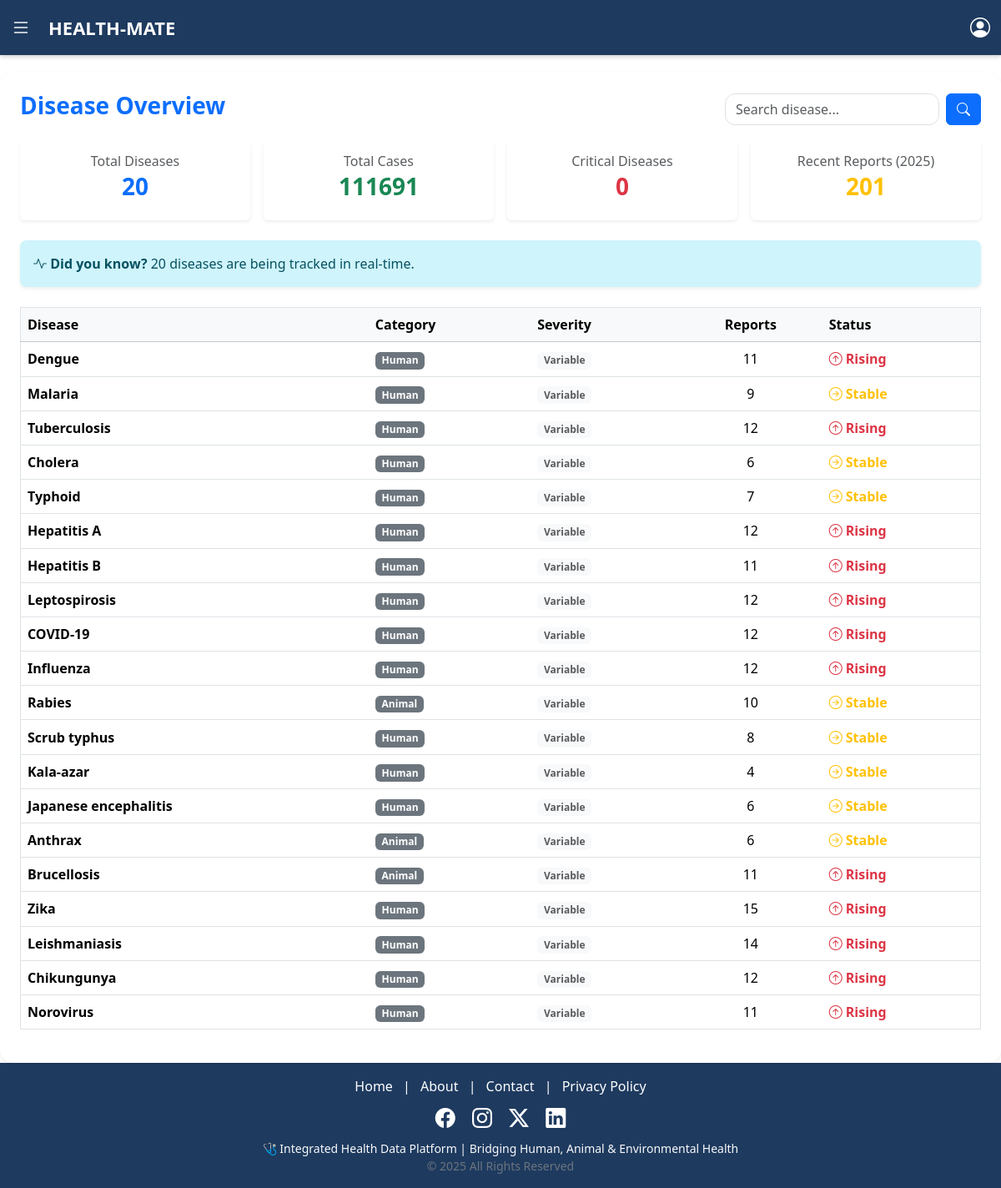
/diseases/, run on the app's committed database.
### test1/models.py (models this page shows, shortened)
class Disease(models.Model):
    CATEGORY_CHOICES = [
        ('human', 'Human'),
        ('animal', 'Animal'),
        ('environmental', 'Environmental'),
    ]
    name = models.CharField(max_length=100)
    category = models.CharField(max_length=20, choices=CATEGORY_CHOICES)
    symptoms = models.TextField(blank=True)
    severity = models.CharField(max_length=50, blank=True)

### test1/views.py (the view)
# urls.py: path('diseases/', views.diseases_view, name='diseases_view'),
def diseases_view(request):
    diseases = Disease.objects.annotate(report_count=Count('report'))
    total_diseases = diseases.count()
    total_reports = Report.objects.count()
    critical_diseases = diseases.filter(severity__icontains="High").count()
    total_cases = Report.objects.aggregate(total_cases=Sum('number_of_cases'))['total_cases'] or 0
    recent_reports = Report.objects.filter(date_reported__year=2025).count()
    chart_data = [
        {'name': d.name, 'report_count': d.report_count or 0}
        for d in diseases
    ]
    context = {
        'diseases': diseases,
        'total_diseases': total_diseases,
        'total_cases': total_cases,
        'critical_diseases': critical_diseases,
        'recent_reports': recent_reports,
        'chart_data': chart_data,
    }
    return render(request, 'test1/diseases.html', context)

### test1/templates/test1/diseases.html (shortened to what this page needs)
{% extends "test1/base.html" %}
{% block content %}
<div class="container-fluid bg-white rounded-4 shadow-sm p-4">
  <div class="d-flex justify-content-between align-items-center mb-3">
    <h3 class="fw-semibold text-primary">Disease Overview</h3>
    <form method="get" class="d-flex" role="search">
      <input type="text" name="q" value="{{ request.GET.q }}" class="form-control me-2" placeholder="Search disease...">
      <button class="btn btn-primary" type="submit"><i class="bi bi-search"></i></button>
    </form>
  </div>
  <div class="row g-3 mb-4">
    <div class="col-md-3">
      <div class="card text-center border-0 shadow-sm p-3 summary-card">
        <h6 class="text-muted mb-1">Total Diseases</h6>
        <h3 class="fw-bold text-primary">{{ total_diseases }}</h3>
      </div>
    </div>
    <div class="col-md-3">
      <div class="card text-center border-0 shadow-sm p-3 summary-card">
        <h6 class="text-muted mb-1">Total Cases</h6>
        <h3 class="fw-bold text-success">{{ total_cases }}</h3>
      </div>
    </div>
    <div class="col-md-3">
      <div class="card text-center border-0 shadow-sm p-3 summary-card">
        <h6 class="text-muted mb-1">Critical Diseases</h6>
        <h3 class="fw-bold text-danger">{{ critical_diseases }}</h3>
      </div>
    </div>
    <div class="col-md-3">
      <div class="card text-center border-0 shadow-sm p-3 summary-card">
        <h6 class="text-muted mb-1">Recent Reports (2025)</h6>
        <h3 class="fw-bold text-warning">{{ recent_reports }}</h3>
      </div>
    </div>
  </div>
  <div class="alert alert-info border-0 shadow-sm rounded-3">
    <i class="bi bi-activity"></i>
    <strong>Did you know?</strong> {{ diseases|length }} diseases are being tracked in real-time.
  </div>
  <div class="table-responsive mt-4">
    <table class="table align-middle table-hover border">
      <thead class="table-light">
        <tr>
          <th>Disease</th>
          <th>Category</th>
          <th>Severity</th>
          <th class="text-center">Reports</th>
          <th>Status</th>
        </tr>
      </thead>
      <tbody>
        {% for d in diseases %}
        <tr>
          <td class="fw-semibold">{{ d.name }}</td>
          <td><span class="badge bg-secondary">{{ d.category|title }}</span></td>
          <td>
            {% if d.severity %}
              {% if d.severity|lower == "high" %}
                <span class="badge bg-danger">High</span>
              {% elif d.severity|lower == "moderate" %}
                <span class="badge bg-warning text-dark">Moderate</span>
              {% elif d.severity|lower == "low" %}
                <span class="badge bg-success">Low</span>
              {% else %}
                <span class="badge bg-light text-muted">{{ d.severity|title }}</span>
              {% endif %}
            {% else %}
              <span class="badge bg-light text-muted">Unknown</span>
            {% endif %}
          </td>
          <td class="text-center">{{ d.report_count|default:0 }}</td>
          <td>
            {% if d.report_count > 10 %}
              <span class="text-danger fw-semibold"><i class="bi bi-arrow-up-circle"></i> Rising</span>
            {% elif d.report_count > 0 %}
              <span class="text-warning fw-semibold"><i class="bi bi-arrow-right-circle"></i> Stable</span>
            {% else %}
              <span class="text-success fw-semibold"><i class="bi bi-check-circle"></i> Controlled</span>
            {% endif %}
          </td>
        </tr>
        {% empty %}
        <tr>
          <td colspan="5" class="text-center text-muted py-4">
            <i class="bi bi-exclamation-circle"></i> No diseases found.
          </td>
        </tr>
        {% endfor %}
      </tbody>
    </table>
  </div>
</div>
{% endblock %}

### test1/templates/test1/base.html (shortened to what this page needs)
<!DOCTYPE html>
<html lang="en">
<head>
  <link href="https://cdn.jsdelivr.net/npm/bootstrap@5.3.7/dist/css/bootstrap.min.css" rel="stylesheet">
  <link rel="stylesheet" href="https://cdn.jsdelivr.net/npm/bootstrap-icons@1.13.1/font/bootstrap-icons.min.css">
</head>
<body>
  {% include 'test1/navbar.html' %}
  <main>
    {% block content %}{% endblock %}
  </main>
  {% include 'test1/footer.html' %}
</body>
</html>

### test1/templates/test1/navbar.html (shortened to what this page needs)
</head>
<body>
    <div class="navbar">
        <div class="left-icons d-flex align-items-center">
            <button class="btn text-white" id="togglebtn" onclick="toggleSidebar()">
                <i class="bi bi-list fs-4"></i>
            </button>
            <div class="navbar-heading ms-2">HEALTH-MATE</div>
        </div>
        <div class="right-icons">
            <button class="btn text-white" onclick="toggleProfile()">
                <i class="bi bi-person-circle fs-4"></i>
            </button>
        </div>
    </div>

### test1/templates/test1/footer.html (shortened to what this page needs)
<!DOCTYPE html>
<html lang="en">
<head>
    <link href="https://cdn.jsdelivr.net/npm/bootstrap@5.3.7/dist/css/bootstrap.min.css" rel="stylesheet">
    <link rel="stylesheet" href="https://cdn.jsdelivr.net/npm/bootstrap-icons@1.13.1/font/bootstrap-icons.min.css">
</head>
<body>
    <footer class="mt-auto text-center py-3" style="background-color: #1e3a5f; color: white;">
        <div class="container">
            <div class="row justify-content-center mb-2">
                <div class="col-auto">
                    <a href="#" class="text-white text-decoration-none mx-2">Home</a> |
                    <a href="#" class="text-white text-decoration-none mx-2">About</a> |
                    <a href="#" class="text-white text-decoration-none mx-2">Contact</a> |
                    <a href="#" class="text-white text-decoration-none mx-2">Privacy Policy</a>
                </div>
            </div>
            <div class="row mb-2">
                <div class="col">
                    <a href="https://www.facebook.com/" target="_blank"><i class="bi bi-facebook mx-2" style="color: white; font-size: 24px;"></i></a>
                    <a href="https://www.instagram.com/" target="_blank"><i class="bi bi-instagram mx-2" style="color: white; font-size: 24px;"></i></a>
                    <a href="https://x.com/" target="_blank"><i class="bi bi-twitter-x mx-2" style="color: white; font-size: 24px;"></i></a>
                    <a href="https://www.linkedin.com/" target="_blank"><i class="bi bi-linkedin mx-2" style="color: white; font-size: 24px;"></i></a>
                </div>
            </div>
            <div class="row">
                <p class="mb-0 small text-light">
                    🩺 Integrated Health Data Platform | Bridging Human, Animal & Environmental Health
                </p>
                <p class="mb-0 text-secondary small">© 2025 All Rights Reserved</p>
            </div>
        </div>
    </footer>
</body>
</html>

### test1/templates/test1/base.html (style rules this page uses)
body { margin: 0; padding: 0; font-family: "Poppins", sans-serif; background-color: #f8fafc; }
main { padding-top: 20px; min-height: calc(100vh - 200px); }
.navbar { z-index: 1300 !important; }
main, .container-fluid { position: relative; z-index: 1; }

### test1/templates/test1/navbar.html (style rules this page uses)
body { margin: 0; font-family: "Poppins", sans-serif; }
.navbar { width: 100%; min-height: 65px; background-color: #1e3a5f; color: white; display: flex; align-items: center; justify-content: space-between; padding: 10px 20px; position: fixed; top: 0; left: 0; right: 0; z-index: 1045; box-shadow: 0 2px 5px rgba(0,0,0,0.2); }
.navbar-heading { font-size: 22px; font-weight: 600; }
.right-icons { display: flex; align-items: center; gap: 15px; }

### test1/templates/test1/diseases.html (style rules this page uses)
.summary-card { transition: transform 0.2s ease, box-shadow 0.2s ease; border-radius: 1rem; }
.alert-info { background-color: #e7f3ff; color: #084298; }
input.form-control { border-radius: 0.75rem; box-shadow: none !important; }

### data on the page
Disease: name "Dengue", category "Human", severity "Variable", report_count "11", shows "Rising"
Disease: name "Malaria", category "Human", severity "Variable", report_count "9", shows "Stable"
Disease: name "Tuberculosis", category "Human", severity "Variable", report_count "12", shows "Rising"
Disease: name "Cholera", category "Human", severity "Variable", report_count "6", shows "Stable"
Disease: name "Typhoid", category "Human", severity "Variable", report_count "7", shows "Stable"
Disease: name "Hepatitis A", category "Human", severity "Variable", report_count "12", shows "Rising"
Disease: name "Hepatitis B", category "Human", severity "Variable", report_count "11", shows "Rising"
Disease: name "Leptospirosis", category "Human", severity "Variable", report_count "12", shows "Rising"
Disease: name "COVID-19", category "Human", severity "Variable", report_count "12", shows "Rising"
Disease: name "Influenza", category "Human", severity "Variable", report_count "12", shows "Rising"
Disease: name "Rabies", category "Animal", severity "Variable", report_count "10", shows "Stable"
Disease: name "Scrub typhus", category "Human", severity "Variable", report_count "8", shows "Stable"
Disease: name "Kala-azar", category "Human", severity "Variable", report_count "4", shows "Stable"
Disease: name "Japanese encephalitis", category "Human", severity "Variable", report_count "6", shows "Stable"
Disease: name "Anthrax", category "Animal", severity "Variable", report_count "6", shows "Stable"
Disease: name "Brucellosis", category "Animal", severity "Variable", report_count "11", shows "Rising"
Disease: name "Zika", category "Human", severity "Variable", report_count "15", shows "Rising"
Disease: name "Leishmaniasis", category "Human", severity "Variable", report_count "14", shows "Rising"
Disease: name "Chikungunya", category "Human", severity "Variable", report_count "12", shows "Rising"
Disease: name "Norovirus", category "Human", severity "Variable", report_count "11", shows "Rising"

### other printed values
{{ total_diseases }} "20"
{{ total_cases }} "111691"
{{ critical_diseases }} "0"
{{ recent_reports }} "201"
{{ diseases|length }} "20"
